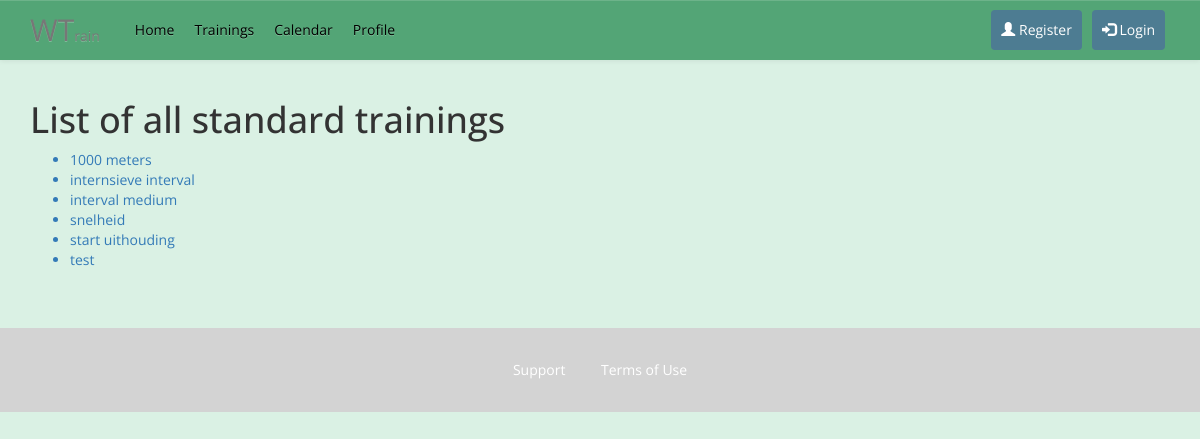
Screenshot of /all-trainings/ with the database file from the repository.
### home/models.py (models this page shows)
class Training(models.Model):
    name = models.CharField(max_length=60, default='AddName')
    date = models.DateField((u"Date"), default=datetime.date.today, blank=True)
    start_time = models.TimeField((u"Start Time"), blank=True, null=True)
    location = models.ForeignKey(Location, on_delete=models.CASCADE,)
    trainers = models.ManyToManyField(Trainer, blank=True)
    riders = models.ManyToManyField(Rider, blank=True)
    program = models.ForeignKey(Training_program, on_delete=models.CASCADE, blank=True, null=True)
    warm_up = models.ForeignKey(Warm_up, on_delete=models.CASCADE, blank=True, null=True)
    core = models.ForeignKey(Core, on_delete=models.CASCADE, blank=True, null=True)
    cool_down = models.ForeignKey(Cool_down, on_delete=models.CASCADE, blank=True, null=True)
    def __str__(self):
        return self.name
    class Meta:
        ordering = ['name']

### home/views.py (the view)
# urls.py: url(r'^all-trainings/$', views.display_trainings),
def display_trainings(request):
    trainings = Training.objects.all()
    return render(request, 'home/view_trainings.html', {'trainings': trainings})

### home/templates/home/view_trainings.html (shortened to what this page needs)
{% extends "home/base.html" %}
{% load static %}
{% block content %}
<div class="container">
    <h1>List of all standard trainings</h1>
    <ul>
        {% for training in trainings %}
            <a href="/training-detail/{{training.id}}/"><li>{{ training }}</li></a>
        {% endfor %}
    </ul>
</div>
{% endblock content %}

### home/static/home/css/stylesheet.css (style rules this page uses)
body { background-color: #DAF1E4 ; font-family:'Open Sans', serif!important; }

### rows the page displays
Training: name "1000 meters"
Training: name "internsieve interval"
Training: name "interval medium"
Training: name "snelheid"
Training: name "start uithouding"
Training: name "test"
